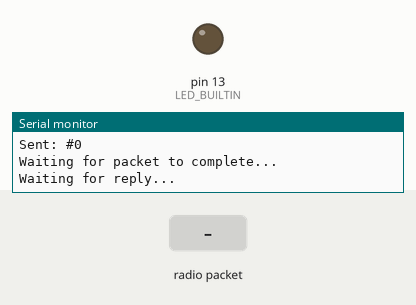
This sketch was run on a simulated Arduino Uno, built with avr-gcc and run on an emulated ATmega328P. Shown: output pins drawn as LEDs (lit = HIGH), the last lines printed to the serial monitor. The test bench sets the inputs (shaded band). No radio packets arrive unless stated; pins used as bus, display or sensor lines are not drawn.

Above: at 1.3 s.
1.4 s: radio packet "1" arrives
At 2.2 s:
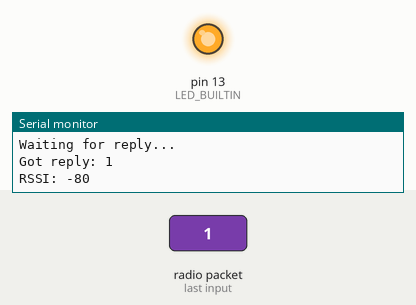
Timing chart, 0 to 9.9 s (numbered marks = the images above; inputs shaded):
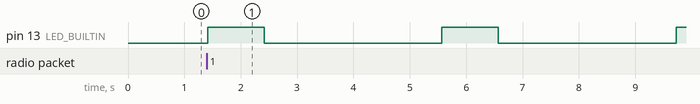

Measured:
- by itself, pin 13 (LED_BUILTIN): alternates HIGH for 1.0 s and LOW for 3.2 s

The sketch:

Feather9x_TX_Orlando.ino
```cpp
// Feather9x_TX
// -*- mode: C++ -*-
// Example sketch showing how to create a simple messaging client (transmitter)
// with the RH_RF95 class. RH_RF95 class does not provide for addressing or
// reliability, so you should only use RH_RF95 if you do not need the higher
// level messaging abilities.
// It is designed to work with the other example Feather9x_RX

#include <SPI.h>
#include <RH_RF95.h>

// First 3 here are boards w/radio BUILT-IN. Boards using FeatherWing follow.

//#if defined(ARDUINO_ADAFRUIT_FEATHER_RP2040_RFM)  // Feather RP2040 w/Radio [this one]
  #define RFM95_CS   16
  #define RFM95_INT  21
  #define RFM95_RST  17


// Change to 434.0 or other frequency, must match RX's freq!
#define RF95_FREQ 915.0

// Singleton instance of the radio driver
RH_RF95 rf95(RFM95_CS, RFM95_INT);


void setup() {
  pinMode(RFM95_RST, OUTPUT);
  digitalWrite(RFM95_RST, HIGH);

  Serial.begin(115200);
  //while (!Serial) delay(1); //was told to comment out
  delay(100);

  Serial.println("Feather LoRa TX Test!");

  // manual reset
  digitalWrite(RFM95_RST, LOW);
  delay(10);
  digitalWrite(RFM95_RST, HIGH);
  delay(10);

  while (!rf95.init()) {
    Serial.println("LoRa radio init failed");
    Serial.println("Uncomment '#define SERIAL_DEBUG' in RH_RF95.cpp for detailed debug info");
    while (1);
  }
  Serial.println("LoRa radio init OK!");

  // Defaults after init are 434.0MHz, modulation GFSK_Rb250Fd250, +13dbM
  if (!rf95.setFrequency(RF95_FREQ)) {
    Serial.println("setFrequency failed");
    while (1);
  }
  Serial.print("Set Freq to: "); Serial.println(RF95_FREQ);

  // Defaults after init are 434.0MHz, 13dBm, Bw = 125 kHz, Cr = 4/5, Sf = 128chips/symbol, CRC on

  // The default transmitter power is 13dBm, using PA_BOOST.
  // If you are using RFM95/96/97/98 modules which uses the PA_BOOST transmitter pin, then
  // you can set transmitter powers from 5 to 23 dBm:
  rf95.setTxPower(23, false);


  //a visual indicator for me to know that the code is working.
  pinMode(LED_BUILTIN, OUTPUT);
}


int16_t packetnum = 0;  // packet counter, we increment per xmission

void loop() {
  delay(1000); // Wait 1 second between transmits, could also 'sleep' here!
  Serial.println("Transmitting..."); // Send a message to rf95_server

/*
  char radiopacket[20] = "attempt #";
  itoa(packetnum++, radiopacket + 9, 16); // changes to hexidecimal
  Serial.print("Sending "); Serial.println(radiopacket);
 // radiopacket[19] = 0;

//rf95.send((uint8_t *)radiopacket, strlen(radiopacket));
/*
char radiopacket[20] = ""; // simpler, but took up to much storage.
 snprintf(radiopacket, 20, "attempt #%d", packetnum++);
Serial.print("Sending "); Serial.println(radiopacket);


  Serial.println("Sending...");
  delay(10);
  rf95.send((uint8_t *)radiopacket, strlen(radiopacket)); //tells it when to stop but only with how many bytes are being used.
*/

  // =============================================================

  String radiopacket = "#";
  radiopacket.concat(packetnum++);
  Serial.print("Sent: ");
  Serial.println(radiopacket);

  //Serial.println("Sending...");
  delay(10);
  rf95.send((uint8_t *)radiopacket.c_str(), radiopacket.length()+1);

  //Serial.println("Waiting for packet to complete...");
  delay(10);
  rf95.waitPacketSent();

// ==============================================================

  Serial.println("Waiting for packet to complete...");
  delay(10);
  rf95.waitPacketSent();
  // Now wait for a reply
  uint8_t buf[RH_RF95_MAX_MESSAGE_LEN];
  uint8_t len = sizeof(buf);

  Serial.println("Waiting for reply...");
  if (rf95.waitAvailableTimeout(1000)) {
    // Should be a reply message for us now
    if (rf95.recv(buf, &len)) {
      Serial.print("Got reply: ");
      Serial.println((char*)buf);
      Serial.print("RSSI: ");
      Serial.println(rf95.lastRssi(), DEC);
    } else {
      Serial.println("Receive failed");
    }
  } else {
    Serial.println("No reply, is there a listener around?");
  }

  //blink
  digitalWrite(LED_BUILTIN, HIGH);
  delay(1000);
  digitalWrite(LED_BUILTIN, LOW);
  delay(1000);

}
```
